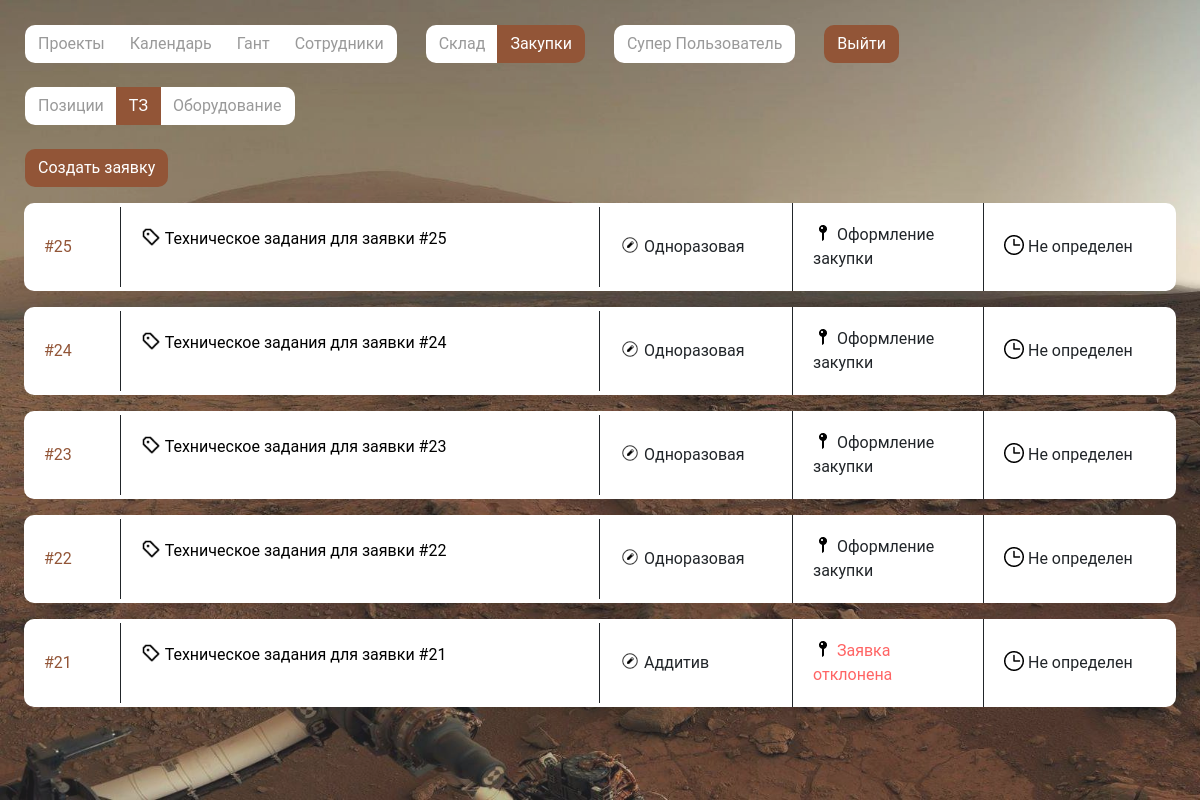
/mrp/purchase/purchase?type=technical_specification (signed in), run on an earlier commit of the app's database.
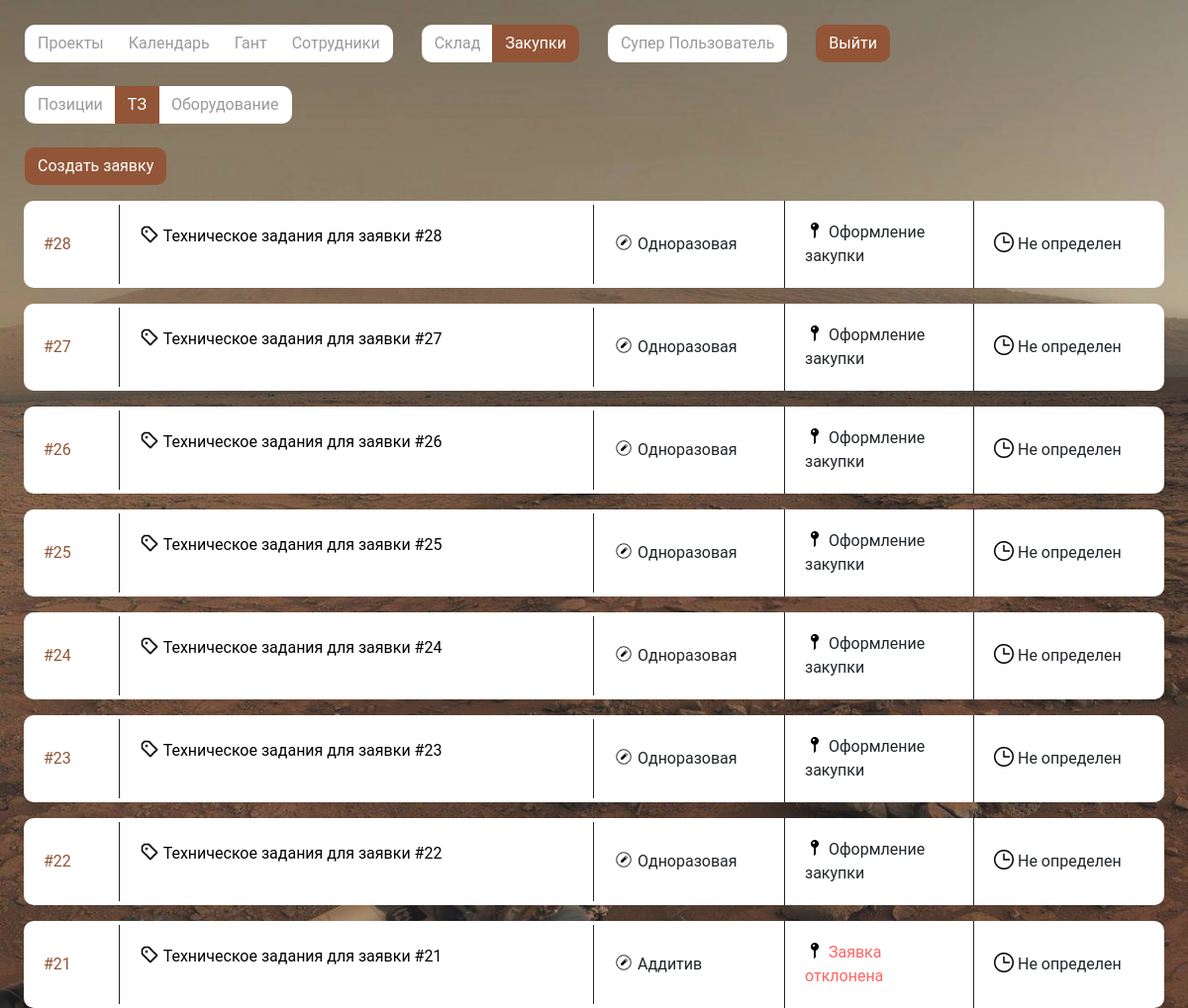
And on a later commit of the database.
### mrp/models.py (models this page shows, shortened)
class ApplicationTechnicalSpecification(models.Model):
    payment_forms = (
        ('Постоплата', 'Постоплата'),
        ('30/70', '30/70'),
    )
    class Meta:
        db_table = "ApplicationTechnicalSpecifications"
        verbose_name = "Заявка с ТЗ"
        verbose_name_plural = "Заявки с ТЗ"
    purchase_topic = models.ForeignKey(verbose_name="Тема закупки", to="Purchase_topic", on_delete=models.PROTECT)
    creator = models.ForeignKey(verbose_name="Создатель", to=User, on_delete=models.PROTECT, null=True)
    status = models.ForeignKey(verbose_name="Статус", to="Status", on_delete=models.PROTECT)
    payment_form = models.CharField(verbose_name="Оплата", choices=payment_forms, max_length=100)
    technical_specification = models.FileField(verbose_name="Файл", upload_to='technical_specification/', blank=True, null=True)
    file_name = models.CharField(verbose_name="Имя файла", max_length=100, blank=True, null=True)
    provider = models.ForeignKey(to="Provider", verbose_name="Поставщик", on_delete=models.PROTECT)
    deadline = models.DateField(verbose_name="Срок поставки", blank=True, null=True)

class Purchase_topic(models.Model):
    class Meta:
        db_table = "Purchase topics"
        verbose_name = "Тема закупок"
        verbose_name_plural = "Темы закупок"
    title = models.CharField(verbose_name="Название", max_length=300)
    stage = models.IntegerField(verbose_name="Этап", blank=True)

class Status(models.Model):
    class Meta:
        db_table = "Statuses"
        verbose_name = "Статус"
        verbose_name_plural = "Статусы"
    title = models.CharField(verbose_name="Название", max_length=300)
    def __str__(self) -> str:
        return self.title

### mrp/views.py (the view, shortened to what this page needs)
# urls.py: path('purchase/<str:link>', purchase, name='purchase'),
def purchase(request, link):
    print(request.path)
    link_name = 'purchase'
    if link == "purchase":
        add_link_name = "add_application"
        print(link_name)
        user_info = {
            "AddLab": request.user.groups.filter(name='AddLab').exists() if request.user.is_authenticated else False,
            "CaramLab": request.user.groups.filter(name='Ceramist').exists() if request.user.is_authenticated else False,
            "PurS": request.user.groups.filter(name='purchasing_specialist').exists() if request.user.is_authenticated else False,
            "CanAddPath": request.user.groups.filter(name='adder_path').exists() if request.user.is_authenticated else False,
        }
        '''
        Функция отображения заявок на закупки
        По GET-запросу передается какой тип заявок отображать (по позициям (appl), по ТЗ (technical_specification), по оборудованию (equipment))
        '''
        types = request.GET.get("type", "appl")
        topics = Purchase_topic.objects.all()
        statuses = Status.objects.all()
        nav_state = {"projects": "",
                    "hant": "",
                    "calendar": "",
                    "employees": "",
                    "warehouse": "",
                    "purchase":  "active"
                    }
        if types == "appl":
            data = {
                "nav": nav_state,
                "appl": applications,
                "units": units,
                "status": statuses,
                "objects": obj_for_add,
                "topics": topics,
                "user_info": user_info,
                "units_by_obj": units_by_obj,
                "link_name": link_name,
                "add_link_name": add_link_name
            }
            return render(request, "purchase.html", data)
        else:
            applications = ApplicationTechnicalSpecification.objects.all().order_by("-id")
            data = {
                "nav": nav_state,
                "appl": applications,
                "status": statuses,
                "topics": topics,
                "user_info": user_info,
                "link_name": link_name,
                "add_link_name": add_link_name
            }
            return render(request, "purchase_t.html", data)

### mrp/models.py (called while the page is built)
    def __str__(self) -> str:
        return self.name

### templates/purchase_t.html (shortened to what this page needs)
{% extends "base.html" %}{% load static %}{% block content %}
<br>
<div class="btn-group mt-4" role="group" aria-label="Basic example">
  <a href="{% url "purchase" link_name%}" class="btn btn-custom">Позиции</a>
  <a href="{% url "purchase" link_name%}?type=technical_specification" class="btn btn-custom active">ТЗ</a>
  <a href="{% url "purchase" link_name%}?type=equipment" class="btn btn-custom">Оборудование</a>
</div>
<br>
<div class="btn-group mt-4" role="group" aria-label="Basic example">
  <a class="btn btn-custom active" alt="Добавить проект" id="myBtn">Создать заявку</a>
</div>
{% for a in appl %}
{% if a.status.id != 5 %}
<div class="card mt-3 mr-4 ml-4" style="max-width: 100%; width: auto">
  <div class="row no-gutters d-flex align-items-center" style="width: 100%">
    <div class="col-md-1" style="color: #925537">
      <div class="card-body">
        <a class="card-text" {% if user_info.PurS %} data-toggle="collapse"  href="#collapseInf{{a.id}}" role="button" aria-expanded="false" aria-controls="collapseExample" {% endif %} style="color: #925537">#{{a.id}}</a>
      </div>
    </div>
    <div
      class="col-md-5"
      style="border-right: 1px solid; border-left: 1px solid"
    >
      <div class="card-body" style="">
        <p class="card-text"><img src="{% static "img/bx_purchase-tag-alt.png" %}"
          width="20" height="20" alt="Оплата:">
         <a href="{% url "technical_specification" a.pk %}" download>Техническое задания для заявки #{{a.id}}</a>
        </p>
      </div>
    </div>
    <div class="col-md-2">
      <div class="card-body">
        <p class="card-text"><img src="{% static "img/material-symbols-light_draft-orders.png" %}"
          width="20" height="20" alt="Тема:"> {{a.purchase_topic.title}}</p>
      </div>
    </div>
    <div
      class="col-md-2"
      style="border-right: 1px solid; border-left: 1px solid"
    >
      <div class="card-body">
        <p class="card-text {% if a.status.id == 6 %} zq {% endif %}"><img src="{% static "img/dashicons_post-status.png" %}"
          width="20" height="20" alt="Статус:"> {{a.status}}</p>
      </div>
    </div>
    <div class="col-md-2">
      <div class="card-body">
        <p class="card-text">
          <img src="{% static "img/Vector.png" %}"
          width="20" height="20" alt="Примерная дата поставки:"> {% if a.deadline %}{{a.deadline | date:"d.m.Y"}} {% else %}Не
          определен{% endif %}
        </p>
      </div>
    </div>
  </div>
</div>
{% endif %}
{% endfor %}
{% endblock content %}

### templates/base.html (shortened to what this page needs)
{% load static %}
<html>
<head>
  <link
      rel="stylesheet"
      href="https://cdn.jsdelivr.net/npm/bootstrap@4.6.2/dist/css/bootstrap.min.css"
    />
    <link rel="stylesheet" href="{% static "css/main.css" %}">
</head>
<body>
  {% include "inc/_nav.html" %}
  <div class="background-image"></div>
  {% if user.is_authenticated %}
  {% block content %}{% endblock %}
  {% else %}
  {% block auth_content %}{% endblock %}
  {% endif %}
</body>
</html>

### templates/inc/_nav.html (shortened to what this page needs)
<div class="container mt-0 mr-0 ml-0" style="padding: 0">
  {% if user_info.AddLab %}
  <div class="btn-group" role="group" aria-label="Basic example">
    <a href="{% url "projects" %}" type="button" class="btn btn-custom {{nav.projects}}">Проекты</a>
    <a href="{% url "calendar" %}" type="button" class="btn btn-custom {{nav.calendar}}">Календарь</a>
    <a href="{% url "gantt" %}" type="button" class="btn btn-custom {{nav.hant}}">Гант</a>
    <a href="{% url "staff" %}" type="button" class="btn btn-custom {{nav.employees}}">Сотрудники</a>
  </div>
  <div class="btn-group" role="group" aria-label="Basic example">
    <a href="{% url "warehouse" %}" type="button" class="btn btn-custom {{nav.warehouse}}">Склад</a>
    <a href="{% url "purchase" "purchase"%}" type="button" class="btn btn-custom {{nav.purchase}}">Закупки</a>
  </div>
  {% endif %}
  {% if user.is_authenticated %}
  <div class="btn-group" role="group" aria-label="Basic example">
  <a class="btn btn-custom">{{ user.first_name }} {{ user.last_name }} </a>
  </div>
  {% endif %}
  <div class="btn-group" role="group" aria-label="Basic example">
  {% if user.is_authenticated %}
  <form method="post" action="{% url 'logout' %}">
    <button type="submit" class="btn btn-custom active">Выйти</button>
  </form>
  {% else %}
  <form method="post" action="{% url 'login' %}">
    {% csrf_token %}
    <button type="submit" class="btn btn-custom active">Войти</button>
  </form>
  {% endif %}
</div>

### add_crm/static/css/main.css (style rules this page uses)
* { box-sizing: border-box; font-family: 'Roboto', sans-serif; list-style: none; margin: 0; outline: none; padding: 0; }
body { margin: 0; padding: 0; overflow-y: scroll; }
a { color: #000000; }
.background-image { position: fixed; opacity: 0.9; top: 0; left: 0; width: 100%; height: 100%; background-image: url('../img/731f55b90a452f13e6b8983df1bd9860.jpeg'); background-size: cover; z-index: -1; }
.btn-custom { border-radius: 10px; }
.btn-custom.active { background-color: #925537; color: white; }
.btn-custom:not(.active) { background-color: white; color: #50505095; }
.container, .container-md, .container-sm { max-width: 1512px; }
.btn-group { margin-left: 25px; margin-top: 25px; }
.card { position: relative; width: 100%; max-width: 360px; display: flex; padding: 0 0 0 0; flex-direction: column; align-items: center; border-radius: 10px !important; border: 0 !important; background: #FFF; align-self: stretch; margin-right: 50px; }
.containereg:before, .container:after { content: ""; display: block; clear: both; }
:root { --white: #fff; --divider: lightgrey; --body: #f5f7f8; }
.zq { color: #ff6464; }

What changed in the data, as far as the page shows it:
added ApplicationTechnicalSpecification: id "28", purchase_topic "Одноразовая", status "Оформление закупки", shows "Не определен"
added ApplicationTechnicalSpecification: id "27", purchase_topic "Одноразовая", status "Оформление закупки", shows "Не определен"
added ApplicationTechnicalSpecification: id "26", purchase_topic "Одноразовая", status "Оформление закупки", shows "Не определен"
